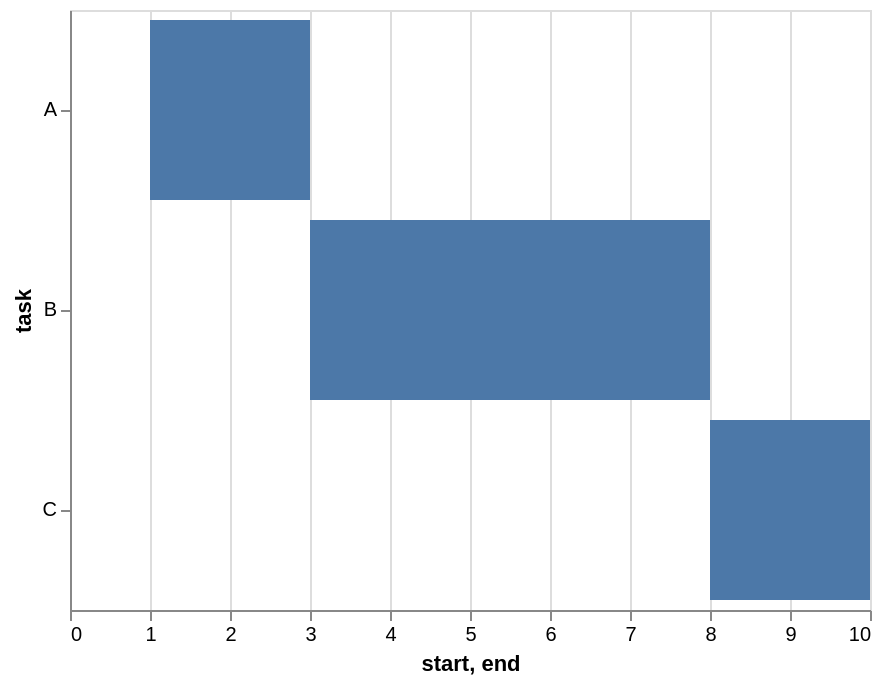

Describe this chart as a Vega-Lite specification.
### Vega-Lite specification from a JSON file in a GitHub repository (floating-point values rounded to 4 significant figures)
{"config": {"view": {"height": 300, "width": 400}}, "encoding": {"y": {"title": "task", "field": "properties.task", "type": "nominal"}, "x": {"title": "start", "field": "properties.start", "type": "quantitative"}, "x2": {"title": "end", "field": "properties.end", "type": "quantitative"}}, "data": {"values": {"features": [{"properties": {"start": 1, "task": "A", "end": 3}, "geometry": {"coordinates": [125.6, 10.1], "type": "Point"}, "type": "Feature"}, {"properties": {"start": 3, "task": "B", "end": 8}, "geometry": {"coordinates": [125.6, 10.1], "type": "Point"}, "type": "Feature"}, {"properties": {"start": 8, "task": "C", "end": 10}, "geometry": {"coordinates": [125.6, 10.1], "type": "Point"}, "type": "Feature"}], "type": "FeatureCollection"}, "format": {"type": "json", "property": "features"}}, "mark": "bar", "$schema": "https://vega.github.io/schema/vega-lite/v2.4.1.json"}
